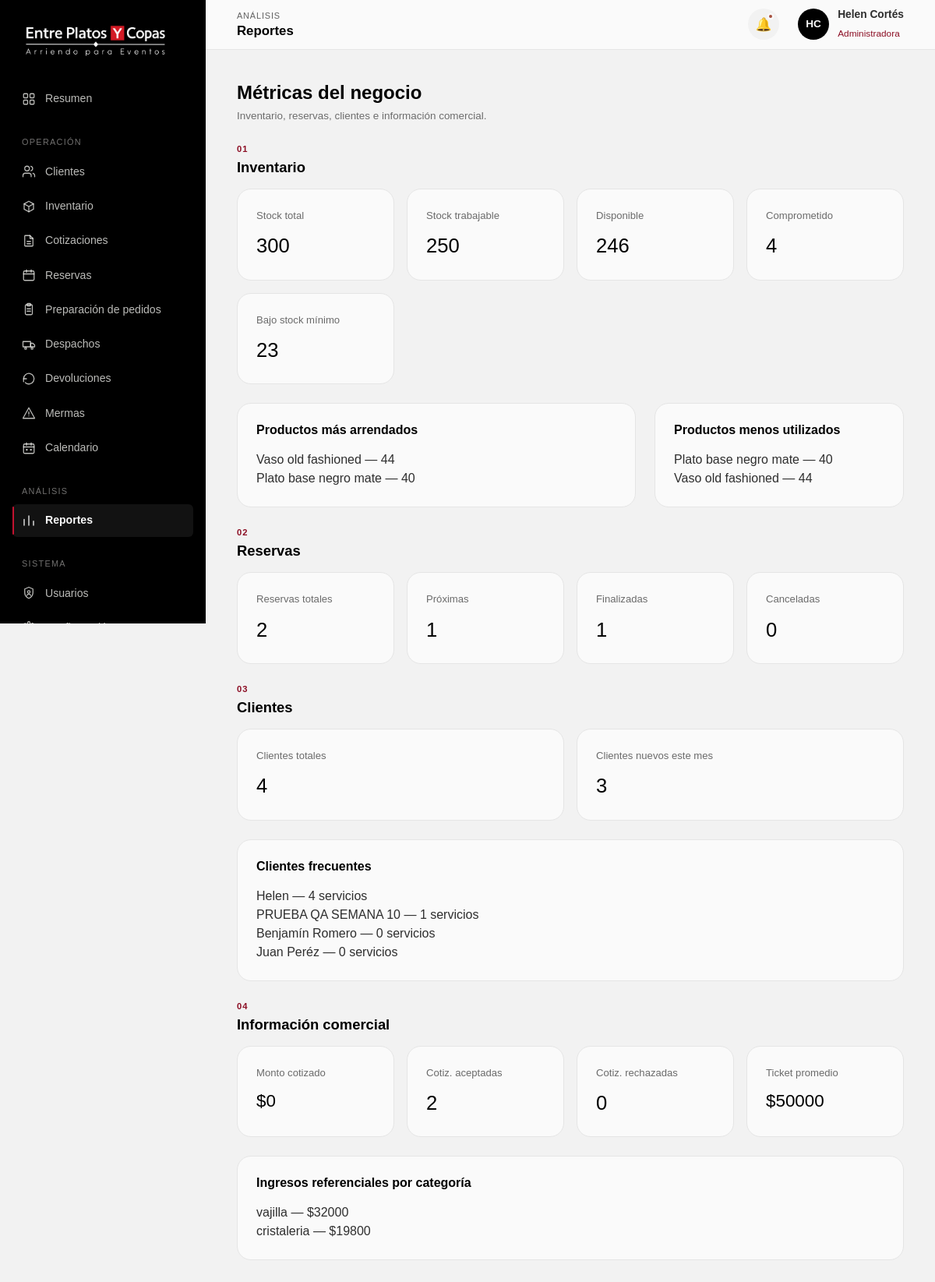
Screenshot of /gestion/reportes/ (signed in) with the database file from the repository.
### Inventario/models.py (models this page shows, shortened)
class Articulo(models.Model):
    negocio = models.ForeignKey(
        Negocio,
        on_delete=models.CASCADE,
        related_name="articulos"
    )
    categoria = models.ForeignKey(
        Categoria,
        on_delete=models.PROTECT,
        related_name="articulos"
    )
    codigo = models.CharField(
        max_length=20,
        unique=True
    )
    nombre = models.CharField(max_length=100)
    categoria_label = models.CharField(
        max_length=100,
        blank=True
    )
    descripcion = models.TextField(blank=True)
    descripcion_larga = models.TextField(blank=True)
    dimensiones = models.CharField(max_length=150, blank=True)
    material = models.CharField(max_length=100, blank=True)
    capacidad = models.CharField(max_length=100, blank=True)
    color = models.CharField(max_length=100, blank=True)
    precio_arriendo = models.DecimalField(
        max_digits=10,
        decimal_places=0
    )
    unidad_precio = models.CharField(
        max_length=100,
        blank=True
    )
    imagen = models.CharField(
        max_length=255,
        blank=True
    )
    imagenes = models.JSONField(
        default=list,
        blank=True
    )
    stock_total = models.PositiveIntegerField(default=0)
    stock_trabajable = models.PositiveIntegerField(default=0)
    destacado = models.BooleanField(default=False)
    activo = models.BooleanField(default=True)
    fecha_creacion = models.DateTimeField(auto_now_add=True)
    fecha_actualizacion = models.DateTimeField(auto_now=True)
    class Meta:
        db_table = "articulo"
        constraints = [
            models.CheckConstraint(
                condition=Q(stock_trabajable__lte=F("stock_total")),
                name="stock_trabajable_no_supera_total"
            )
        ]

class Cliente(models.Model):
    negocio = models.ForeignKey(
        Negocio,
        on_delete=models.CASCADE,
        related_name="clientes"
    )
    rut = models.CharField(max_length=20, blank=True)
    nombre = models.CharField(max_length=100)
    apellido = models.CharField(max_length=100, blank=True)
    telefono = models.CharField(max_length=30, blank=True)
    email = models.EmailField(max_length=150, blank=True)
    direccion = models.CharField(max_length=255, blank=True)
    comuna = models.CharField(max_length=100, blank=True)
    observaciones = models.TextField(blank=True)
    activo = models.BooleanField(default=True)
    fecha_creacion = models.DateTimeField(auto_now_add=True)
    fecha_actualizacion = models.DateTimeField(auto_now=True)
    class Meta:
        db_table = "cliente"
        constraints = [
            models.UniqueConstraint(
                fields=["negocio", "rut"],
                condition=~Q(rut=""),
                name="cliente_rut_unico_por_negocio"
            )
        ]

### Inventario/views.py (the view)
@solo_administrador
def gestion_reportes(request):
    negocio = obtener_negocio()
    articulos = Articulo.objects.filter(negocio=negocio)
    servicios = Servicio.objects.filter(negocio=negocio)
    clientes = Cliente.objects.filter(negocio=negocio)
    stock_total = (
        articulos.aggregate(total=Sum("stock_total"))["total"]
        or 0
    )
    stock_trabajable = (
        articulos.aggregate(total=Sum("stock_trabajable"))["total"]
        or 0
    )
    monto_cotizado = (
        servicios
        .filter(estado="Cotizacion")
        .aggregate(total=Sum("total"))["total"]
        or 0
    )
    ticket_promedio = (
        servicios
        .filter(estado="Finalizado")
        .aggregate(promedio=Avg("total"))["promedio"]
        or 0
    )
    comprometido = comprometido_vigente(list(articulos.values_list("id", flat=True)))
    metricas = {
        "stock_total": stock_total,
        "stock_trabajable": stock_trabajable,
        "stock_comprometido": sum(comprometido.values()),
        "stock_disponible": sum(
            max(0, a.stock_trabajable - comprometido.get(a.id, 0)) for a in articulos
        ),
        "stock_bajo": articulos.filter(
            stock_trabajable__lte=10
        ).count(),
        "reservas_total": servicios.exclude(
            estado__in=["Cotizacion", "Contactado"]
        ).count(),
        "reservas_proximas": (
            servicios
            .filter(fecha_evento__gte=date.today())
            .exclude(
                estado__in=[
                    "Cotizacion",
                    "Contactado",
                    "Cancelado",
                    "Finalizado",
                ]
            )
            .count()
        ),
        "reservas_finalizadas": servicios.filter(
            estado="Finalizado"
        ).count(),
        "reservas_canceladas": servicios.filter(
            estado="Cancelado"
        ).count(),
        "clientes_total": clientes.count(),
        "clientes_nuevos": clientes.filter(
            fecha_creacion__year=date.today().year,
            fecha_creacion__month=date.today().month,
        ).count(),
        "monto_cotizado": monto_cotizado,
        "cotizaciones_aceptadas": servicios.filter(
            fecha_confirmacion__isnull=False
        ).count(),
        "cotizaciones_rechazadas": servicios.filter(
            estado="Cancelado"
        ).count(),
        "ticket_promedio": ticket_promedio,
    }
    productos_mas_arrendados = list(
        DetalleServicio.objects
        .filter(
            servicio__negocio=negocio,
            servicio__estado__in=ESTADOS_RESERVA,
        )
        .values(
            nombre=F("articulo__nombre")
        )
        .annotate(
            total_arrendado=Sum("cantidad")
        )
        .order_by("-total_arrendado")[:5]
    )
    productos_menos_utilizados = list(
        DetalleServicio.objects
        .filter(
            servicio__negocio=negocio,
            servicio__estado__in=ESTADOS_RESERVA,
        )
        .values(
            nombre=F("articulo__nombre")
        )
        .annotate(
            total_arrendado=Sum("cantidad")
        )
        .order_by("total_arrendado")[:5]
    )
    clientes_frecuentes = list(
        Cliente.objects
        .filter(negocio=negocio)
        .values(
            "id",
            "nombre",
            "apellido",
        )
        .annotate(
            total_servicios=Count(
                "servicios",
                distinct=True,
            )
        )
        .order_by("-total_servicios")[:5]
    )
    ingresos_categoria = list(
        DetalleServicio.objects
        .filter(
            servicio__negocio=negocio,
            servicio__estado__in=ESTADOS_RESERVA,
        )
        .values(
            categoria=F(
                "articulo__categoria__nombre"
            )
        )
        .annotate(
            total=Sum("subtotal")
        )
        .order_by("-total")
    )
    return render(
        request,
        "reportes.html",
        {
            "metricas": metricas,
            "productos_mas_arrendados":
                productos_mas_arrendados,
            "productos_menos_utilizados":
                productos_menos_utilizados,
            "clientes_frecuentes":
                clientes_frecuentes,
            "ingresos_categoria":
                ingresos_categoria,
        },
    )

### Inventario/views.py (called while the page is built)
def obtener_negocio():
    return Negocio.objects.filter(activo=True).order_by("id").first()

def comprometido_vigente(articulo_ids):
    hoy = date.today()
    filas = (
        DetalleServicio.objects
        .filter(articulo_id__in=articulo_ids, servicio__estado__in=ESTADOS_QUE_BLOQUEAN)
        .annotate(fin=Coalesce("servicio__fecha_termino", "servicio__fecha_evento", "servicio__fecha_inicio"))
        .filter(fin__gte=hoy)
        .values("articulo_id")
        .annotate(total=Sum("cantidad"))
    )
    return {fila["articulo_id"]: fila["total"] or 0 for fila in filas}

### gestion/templates/reportes.html (shortened to what this page needs)
{% load static %}
<!DOCTYPE html>
<html lang="es">
<head>
<link rel="stylesheet" href="{% static 'css/admin.css' %}?v=sidebar-design-2">
</head>
<body>
<div class="admin-shell">
  <aside class="admin-sidebar" id="admin-sidebar">
    <div class="sidebar-brand">
      <a href="{% url 'index' %}"><img src="{% static 'images/logo2.jpg' %}" alt="Entre Platos y Copas"></a>
    </div>
    <nav class="sidebar-nav">
      <a href="{% url 'inicio' %}" class="sidebar-link"><span class="nav-icon"></span><span class="nav-label">Resumen</span></a>
      <span class="sidebar-group-label">Operación</span>
      <a href="{% url 'gestion_clientes' %}" class="sidebar-link"><span class="nav-icon"></span><span class="nav-label">Clientes</span></a>
      <a href="{% url 'gestion_inventario' %}" class="sidebar-link"><span class="nav-icon"></span><span class="nav-label">Inventario</span></a>
      <a href="{% url 'gestion_cotizaciones' %}" class="sidebar-link"><span class="nav-icon"></span><span class="nav-label">Cotizaciones</span></a>
      <a href="{% url 'gestion_reservas' %}" class="sidebar-link"><span class="nav-icon"></span><span class="nav-label">Reservas</span></a>
      <a href="{% url 'gestion_preparacion' %}" class="sidebar-link"><span class="nav-icon"></span><span class="nav-label">Preparación de pedidos</span></a>
      <a href="{% url 'gestion_despachos' %}" class="sidebar-link"><span class="nav-icon"></span><span class="nav-label">Despachos</span></a>
      <a href="{% url 'gestion_devoluciones' %}" class="sidebar-link"><span class="nav-icon"></span><span class="nav-label">Devoluciones</span></a>
      <a href="{% url 'gestion_mermas' %}" class="sidebar-link"><span class="nav-icon"></span><span class="nav-label">Mermas</span></a>
      <a href="{% url 'gestion_calendario' %}" class="sidebar-link"><span class="nav-icon"></span><span class="nav-label">Calendario</span></a>
      <span class="sidebar-group-label">Análisis</span>
      <a href="{% url 'gestion_reportes' %}" class="sidebar-link"><span class="nav-icon"></span><span class="nav-label">Reportes</span></a>
      <span class="sidebar-group-label">Sistema</span>
      <a href="{% url 'gestion_usuarios' %}" class="sidebar-link"><span class="nav-icon"></span><span class="nav-label">Usuarios</span></a>
      <a href="{% url 'gestion_configuracion' %}" class="sidebar-link"><span class="nav-icon"></span><span class="nav-label"></span></a>
    </nav>
  </aside>
  <div class="admin-main">
    <header class="admin-topbar">
      <div style="display:flex;align-items:center;gap:1rem;">
        <div class="topbar-title">
          <span class="eyebrow">Análisis</span>
          <h1>Reportes</h1>
        </div>
      </div>
      <div class="topbar-actions">
        <button class="icon-btn" aria-label="Notificaciones"><span class="dot"></span>🔔</button>
        <div class="topbar-user">
          <div class="user-avatar">HC</div>
          <div class="user-info"><strong>Helen Cortés</strong><span>Administradora</span></div>
        </div>
      </div>
    </header>
    <main class="admin-content">
      <div class="page-head">
        <div>
          <h1>Métricas del negocio</h1>
          <p>Inventario, reservas, clientes e información comercial.</p>
        </div>
      </div>
      <div class="card-head" style="margin-top:1.5rem;"><div><span class="eyebrow">01</span><h2>Inventario</h2></div></div>
      <div class="kpi-grid" style="grid-template-columns:repeat(auto-fit,minmax(180px,1fr));">
        <div class="kpi-card"><span class="kpi-label">Stock total</span><div class="kpi-value" id="ri-total" style="font-size:1.6rem;">{{ metricas.stock_total|default:"0" }}</div></div>
        <div class="kpi-card"><span class="kpi-label">Stock trabajable</span><div class="kpi-value" id="ri-trabajable" style="font-size:1.6rem;">{{ metricas.stock_trabajable|default:"0" }}</div></div>
        <div class="kpi-card"><span class="kpi-label">Disponible</span><div class="kpi-value" id="ri-disponible" style="font-size:1.6rem;">{{ metricas.stock_disponible|default:"0" }}</div></div>
        <div class="kpi-card"><span class="kpi-label">Comprometido</span><div class="kpi-value" id="ri-comprometido" style="font-size:1.6rem;">{{ metricas.stock_comprometido|default:"0" }}</div></div>
        <div class="kpi-card"><span class="kpi-label">Bajo stock mínimo</span><div class="kpi-value" id="ri-bajo" style="font-size:1.6rem;">{{ metricas.stock_bajo|default:"0" }}</div></div>
      </div>
      <div class="section-row">
        <div class="card"><div class="card-head"><h2 style="font-size:1rem;">Productos más arrendados</h2></div><div id="ri-chart-mas">
<ul>{% for x in productos_mas_arrendados %}<li>{{ x.nombre }} — {{ x.total_arrendado }}</li>{% empty %}<li>Sin datos.</li>{% endfor %}</ul>
</div></div>
        <div class="card"><div class="card-head"><h2 style="font-size:1rem;">Productos menos utilizados</h2></div><div id="ri-chart-menos">
<ul>{% for x in productos_menos_utilizados %}<li>{{ x.nombre }} — {{ x.total_arrendado }}</li>{% empty %}<li>Sin datos.</li>{% endfor %}</ul>
</div></div>
      </div>
      <div class="card-head" style="margin-top:1.5rem;"><div><span class="eyebrow">02</span><h2>Reservas</h2></div></div>
      <div class="kpi-grid" style="grid-template-columns:repeat(auto-fit,minmax(180px,1fr));">
        <div class="kpi-card"><span class="kpi-label">Reservas totales</span><div class="kpi-value" id="rr-total" style="font-size:1.6rem;">{{ metricas.reservas_total|default:"0" }}</div></div>
        <div class="kpi-card"><span class="kpi-label">Próximas</span><div class="kpi-value" id="rr-proximas" style="font-size:1.6rem;">{{ metricas.reservas_proximas|default:"0" }}</div></div>
        <div class="kpi-card"><span class="kpi-label">Finalizadas</span><div class="kpi-value" id="rr-finalizadas" style="font-size:1.6rem;">{{ metricas.reservas_finalizadas|default:"0" }}</div></div>
        <div class="kpi-card"><span class="kpi-label">Canceladas</span><div class="kpi-value" id="rr-canceladas" style="font-size:1.6rem;">{{ metricas.reservas_canceladas|default:"0" }}</div></div>
      </div>
      <div class="card-head" style="margin-top:1.5rem;"><div><span class="eyebrow">03</span><h2>Clientes</h2></div></div>
      <div class="kpi-grid" style="grid-template-columns:repeat(auto-fit,minmax(180px,1fr));">
        <div class="kpi-card"><span class="kpi-label">Clientes totales</span><div class="kpi-value" id="rc-total" style="font-size:1.6rem;">{{ metricas.clientes_total|default:"0" }}</div></div>
        <div class="kpi-card"><span class="kpi-label">Clientes nuevos este mes</span><div class="kpi-value" id="rc-nuevos" style="font-size:1.6rem;">{{ metricas.clientes_nuevos|default:"0" }}</div></div>
      </div>
      <div class="card"><div class="card-head"><h2 style="font-size:1rem;">Clientes frecuentes</h2></div><div id="rc-chart">
<ul>{% for x in clientes_frecuentes %}<li>{{ x.nombre }} {{ x.apellido }} — {{ x.total_servicios }} servicios</li>{% empty %}<li>Sin datos.</li>{% endfor %}</ul>
</div></div>
      <div class="card-head" style="margin-top:1.5rem;"><div><span class="eyebrow">04</span><h2>Información comercial</h2></div></div>
      <div class="kpi-grid" style="grid-template-columns:repeat(auto-fit,minmax(180px,1fr));">
        <div class="kpi-card"><span class="kpi-label">Monto cotizado</span><div class="kpi-value" id="rn-cotizado" style="font-size:1.4rem;">${{ metricas.monto_cotizado|default:"0"|floatformat:0 }}</div></div>
        <div class="kpi-card"><span class="kpi-label">Cotiz. aceptadas</span><div class="kpi-value" id="rn-aceptadas" style="font-size:1.6rem;">{{ metricas.cotizaciones_aceptadas|default:"0" }}</div></div>
        <div class="kpi-card"><span class="kpi-label">Cotiz. rechazadas</span><div class="kpi-value" id="rn-rechazadas" style="font-size:1.6rem;">{{ metricas.cotizaciones_rechazadas|default:"0" }}</div></div>
        <div class="kpi-card"><span class="kpi-label">Ticket promedio</span><div class="kpi-value" id="rn-ticket" style="font-size:1.4rem;">${{ metricas.ticket_promedio|default:"0"|floatformat:0 }}</div></div>
      </div>
      <div class="card"><div class="card-head"><h2 style="font-size:1rem;">Ingresos referenciales por categoría</h2></div><div id="rn-chart">
<ul>{% for x in ingresos_categoria %}<li>{{ x.categoria }} — ${{ x.total|floatformat:0 }}</li>{% empty %}<li>Sin datos.</li>{% endfor %}</ul>
</div></div>
    </main>
  </div>
</div>
</body>
</html>

### rows the page displays
Articulo: nombre "Vaso old fashioned", total_arrendado "44"
Articulo: nombre "Plato base negro mate", total_arrendado "40"
Cliente: nombre "PRUEBA", apellido "QA SEMANA 10", total_servicios "1"
Cliente: nombre "Benjamín", apellido "Romero", total_servicios "0"
Cliente: nombre "Juan", apellido "Peréz", total_servicios "0"

### other values shown
{{ metricas.stock_total|default:"0" }} "300"
{{ metricas.stock_trabajable|default:"0" }} "250"
{{ metricas.stock_disponible|default:"0" }} "246"
{{ metricas.stock_comprometido|default:"0" }} "4"
{{ metricas.stock_bajo|default:"0" }} "23"
{{ metricas.reservas_total|default:"0" }} "2"
{{ metricas.reservas_proximas|default:"0" }} "1"
{{ metricas.reservas_finalizadas|default:"0" }} "1"
{{ metricas.reservas_canceladas|default:"0" }} "0"
{{ metricas.clientes_total|default:"0" }} "4"
{{ metricas.clientes_nuevos|default:"0" }} "3"
{{ x.nombre }} "Helen"
{{ x.total_servicios }} "4"
{{ metricas.monto_cotizado|default:"0"|floatformat:0 }} "0"
{{ metricas.cotizaciones_aceptadas|default:"0" }} "2"
